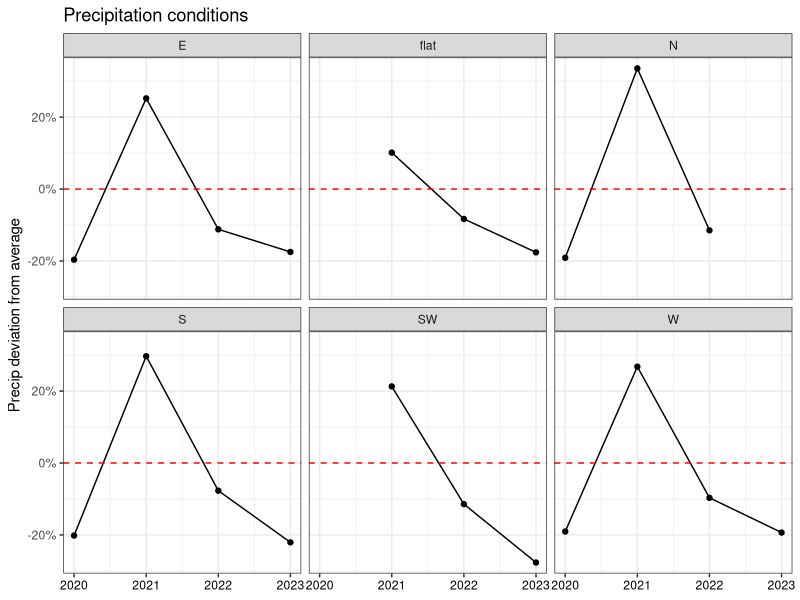
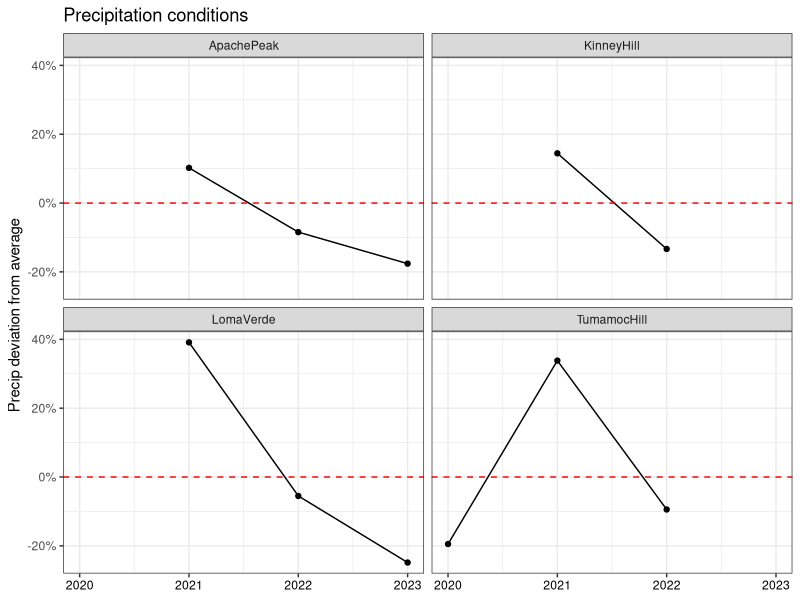
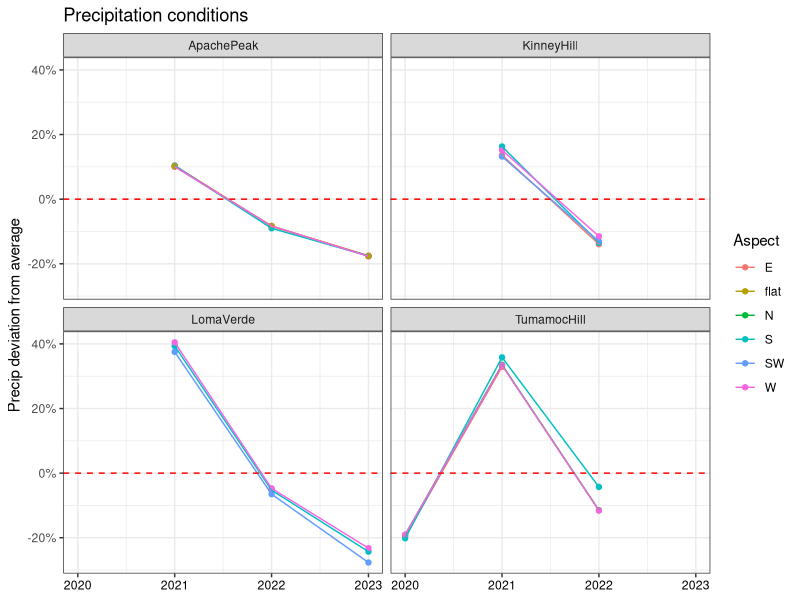
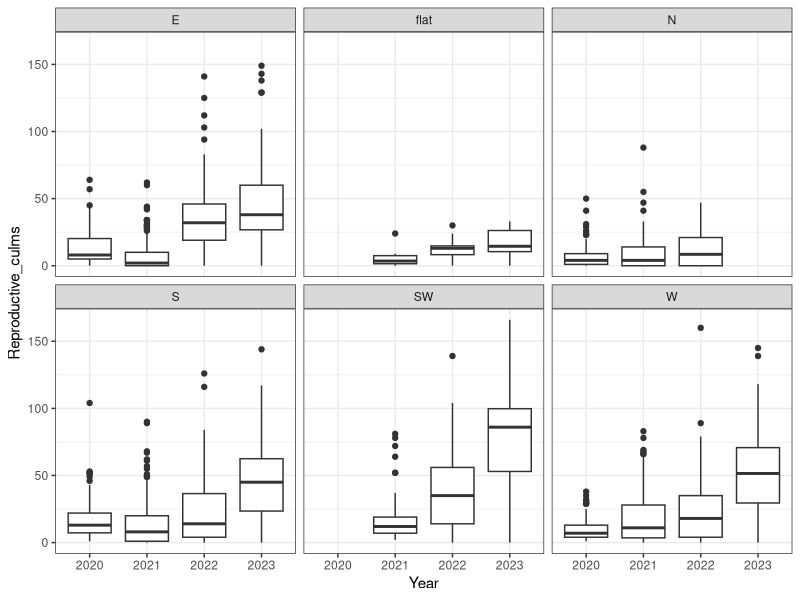
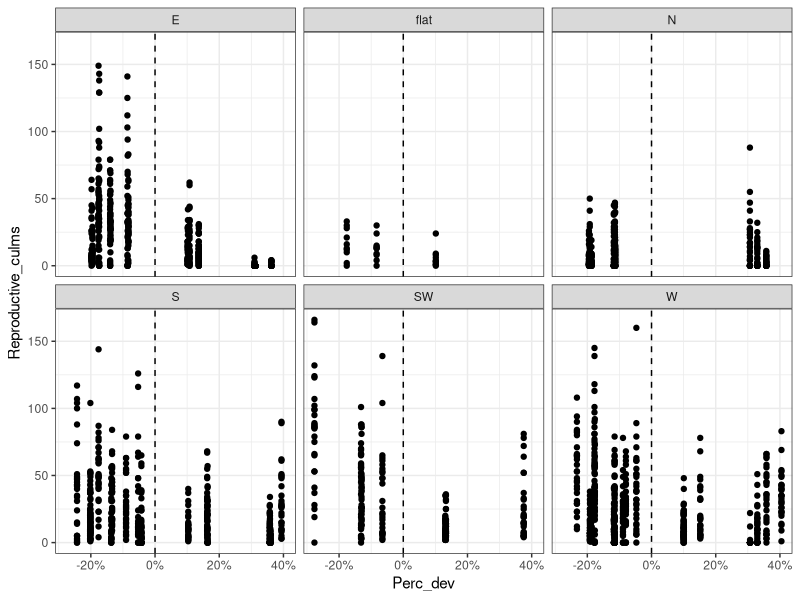
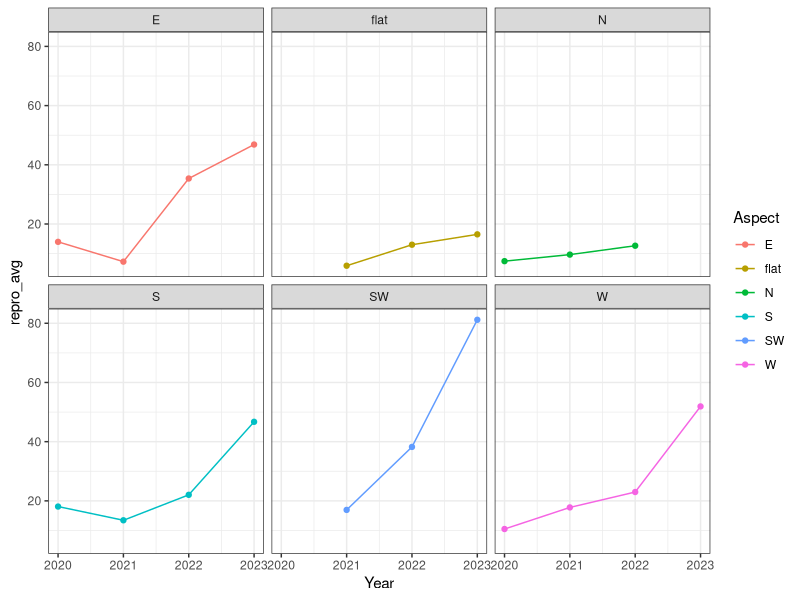
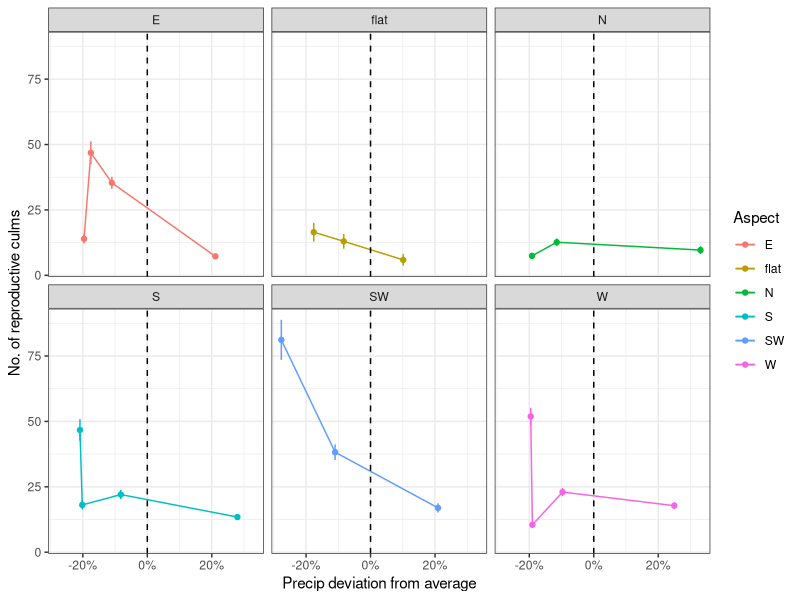
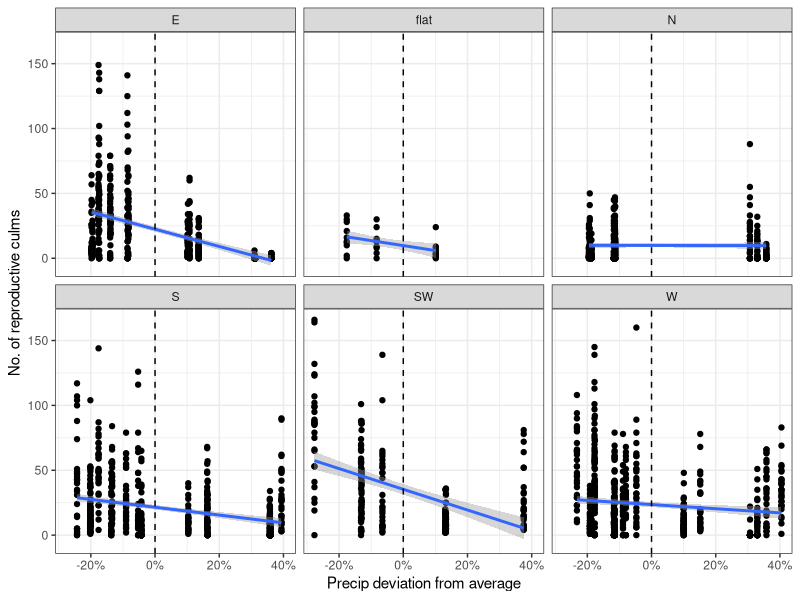

These charts were generated, in order, by the following R code: (Note: this script raises an error after producing the figures.)
# Created: 2024-09-23
# Updated: 2025-02-27

# Purpose: Graph culm, cover and density response to precip variation.

# Have to use average precip dev to represent each year, because the actual precip dev
#   is slightly different by sampling date.


library(tidyverse)
library(scales)

# Load data ---------------------------------------------------------------

dat <- read_csv("data/cleaned/04_demography-data_clean.csv")


# Data wrangling ----------------------------------------------------------

# Create df of average and SE to make line graph for culm count
culm.avg.site <- dat %>% 
  group_by(Year, StudyYear, Site) %>% 
  summarise(repro_avg = mean(Reproductive_culms),
            repro_se = sd(Reproductive_culms) / sqrt(n()),
            total_avg = mean(Total_Live_Culms),
            total_se = sd(Total_Live_Culms) / sqrt(n()),
            Perc_dev_avg = mean(Perc_dev),
            .groups = "keep")

culm.avg.site.aspect <- dat %>% 
  group_by(Year, StudyYear, Site, Aspect) %>% 
  summarise(repro_avg = mean(Reproductive_culms),
            repro_se = sd(Reproductive_culms) / sqrt(n()),
            total_avg = mean(Total_Live_Culms),
            total_se = sd(Total_Live_Culms) / sqrt(n()),
            Perc_dev_avg = mean(Perc_dev),
            .groups = "keep")

culm.avg.aspect <- dat %>% 
  group_by(Year, Aspect) %>% 
  summarise(repro_avg = mean(Reproductive_culms),
            repro_se = sd(Reproductive_culms) / sqrt(n()),
            total_avg = mean(Total_Live_Culms),
            total_se = sd(Total_Live_Culms) / sqrt(n()),
            Perc_dev_avg = mean(Perc_dev),
            .groups = "keep")


# Separate out plot-level data
dat.plot <- dat %>% 
  select(-Plant_ID, -Vegetative_culms, -Reproductive_culms, -Total_Live_Culms, -Longestleaflength_cm) %>% 
  distinct(.keep_all = TRUE)

# Create df of average and SE to make line graph for density & cover
plot.avg.site <- dat.plot %>% 
  group_by(Year, StudyYear, Site) %>% 
  summarise(bgden_avg = mean(BGDensity),
            bgden_se = sd(BGDensity) / sqrt(n()),
            bgcov_avg = mean(BGCover),
            bgcov_se   = sd(BGCover) / sqrt(n()),
            shrub_avg = mean(ShrubCover),
            shrub_se = sd(ShrubCover) / sqrt(n()),
            forb_avg = mean(ForbCover),
            forb_se = sd(ForbCover) / sqrt(n()),
            ng_avg = mean(NGCover),
            ng_se = sd(NGCover) / sqrt(n()),
            Perc_dev_avg = mean(Perc_dev),
            .groups = "keep")

plot.avg.aspect <- dat.plot %>% 
  group_by(Year, Aspect) %>% 
  summarise(bgden_avg = mean(BGDensity),
            bgden_se = sd(BGDensity) / sqrt(n()),
            bgcov_avg = mean(BGCover),
            bgcov_se   = sd(BGCover) / sqrt(n()),
            shrub_avg = mean(ShrubCover),
            shrub_se = sd(ShrubCover) / sqrt(n()),
            forb_avg = mean(ForbCover),
            forb_se = sd(ForbCover) / sqrt(n()),
            ng_avg = mean(NGCover),
            ng_se = sd(NGCover) / sqrt(n()),
            Perc_dev_avg = mean(Perc_dev),
            .groups = "keep")

plot.avg.site.aspect <- dat.plot %>% 
  group_by(Year, StudyYear, Site, Aspect) %>% 
  summarise(bgden_avg = mean(BGDensity),
            bgden_se = sd(BGDensity) / sqrt(n()),
            bgcov_avg = mean(BGCover),
            bgcov_se   = sd(BGCover) / sqrt(n()),
            shrub_avg = mean(ShrubCover),
            shrub_se = sd(ShrubCover) / sqrt(n()),
            forb_avg = mean(ForbCover),
            forb_se = sd(ForbCover) / sqrt(n()),
            ng_avg = mean(NGCover),
            ng_se = sd(NGCover) / sqrt(n()),
            Perc_dev_avg = mean(Perc_dev),
            .groups = "keep")



# Aspects at each site ----------------------------------------------------

dat %>% 
  filter(Site == "ApachePeak") %>% 
  count(Aspect) # E, S, W, flat
dat %>% 
  filter(Site == "KinneyHill") %>% 
  count(Aspect) # E, S, SW, W
dat %>% 
  filter(Site == "LomaVerde") %>% 
  count(Aspect) # S, SW, W
dat %>% 
  filter(Site == "TumamocHill") %>% 
  count(Aspect) # E, N, S, W



# Precip deviation --------------------------------------------------------

# By aspect
precip.dev.aspect <- plot.avg.aspect %>% 
  ggplot(aes(x = Year, y = Perc_dev_avg)) +
  geom_point() +
  geom_line() +
  facet_wrap(~Aspect) +
  ggtitle("Precipitation conditions") +
  xlab(NULL) +
  ylab("Precip deviation from average") +
  theme_bw() +
  scale_y_continuous(labels = percent) +
  geom_hline(yintercept = 0,
             linetype = "dashed",
             color = "red") +
  theme(axis.text.x = element_text(color = "black"))
precip.dev.aspect

# By site
precip.dev.site <- plot.avg.site %>% 
  ggplot(aes(x = Year, y = Perc_dev_avg)) +
  geom_point() +
  geom_line() +
  facet_wrap(~Site) +
  ggtitle("Precipitation conditions") +
  xlab(NULL) +
  ylab("Precip deviation from average") +
  theme_bw() +
  scale_y_continuous(labels = percent) +
  geom_hline(yintercept = 0,
             linetype = "dashed",
             color = "red") +
  theme(axis.text.x = element_text(color = "black"))
precip.dev.site

# By site and aspect
plot.avg.site.aspect %>% 
  ggplot(aes(x = Year, y = Perc_dev_avg, color = Aspect)) +
  geom_point() +
  geom_line() +
  facet_wrap(~Site) +
  ggtitle("Precipitation conditions") +
  xlab(NULL) +
  ylab("Precip deviation from average") +
  theme_bw() +
  scale_y_continuous(labels = percent) +
  geom_hline(yintercept = 0,
             linetype = "dashed",
             color = "red") +
  theme(axis.text.x = element_text(color = "black"))



# Reproductive culms ------------------------------------------------------

## Repro: By aspect -------------------------------------------------------

# Repro: Aspect by Year (boxplot, all obs)
dat %>% 
  mutate(Year = as.character(Year)) %>% 
  ggplot(aes(x = Year, y = Reproductive_culms)) +
  geom_boxplot() +
  facet_wrap(~Aspect) +
  theme_bw()

# Repro: Aspect by Perc_dev (scatterplot, all obs)
dat %>% 
  ggplot(aes(x = Perc_dev, y = Reproductive_culms)) +
  geom_point() +
  scale_x_continuous(labels = scales::percent) +
  geom_vline(xintercept = 0, linetype = "dashed") +
  facet_wrap(~Aspect) +
  theme_bw()

# Repro: Aspect by Year (line graph, average)
culm.avg.aspect %>% 
  ggplot(aes(x = Year, y = repro_avg, color = Aspect)) +
  geom_point() +
  geom_line() +
  theme_bw() +
  facet_wrap(~Aspect)

# Repro: Aspect by Perc_dev (line graph, average)
repro.aspect <- culm.avg.aspect %>% 
  ggplot(aes(x = Perc_dev_avg, y = repro_avg, color = Aspect)) +
  geom_point() +
  geom_line() +
  geom_errorbar(aes(ymin = repro_avg - repro_se, ymax = repro_avg + repro_se)) +
  geom_vline(xintercept = 0, linetype = "dashed") +
  theme_bw() +
  scale_x_continuous(labels = scales::percent) +
  xlab("Precip deviation from average") +
  ylab("No. of reproductive culms") +
  facet_wrap(~Aspect)
repro.aspect

# Repro: Aspect by Perc_dev (linear regression)
dat %>% 
  ggplot(aes(x = Perc_dev, y = Reproductive_culms)) +
  geom_point() + 
  geom_smooth(method = "lm") +
  theme_bw() +
  scale_x_continuous(labels = scales::percent) +
  geom_vline(xintercept = 0, linetype = "dashed") +
  xlab("Precip deviation from average") +
  ylab("No. of reproductive culms") +
  facet_wrap(~Aspect)



## Repro: By site ---------------------------------------------------------

# Repro: Site by Year (line graph, average)
culm.avg.site %>% 
  ggplot(aes(x = Year, y = repro_avg, color = Site)) +
  geom_point() +
  geom_line() +
  theme_bw()

# Repro: Site by Perc_dev (line graph, average)
repro.site <- culm.avg.site %>% 
  ggplot(aes(x = Perc_dev_avg, y = repro_avg, color = Site)) +
  geom_point() +
  geom_line() +
  geom_errorbar(aes(ymin = repro_avg - repro_se, ymax = repro_avg + repro_se)) +
  geom_vline(xintercept = 0, linetype = "dashed") +
  theme_bw() +
  scale_x_continuous(labels = scales::percent) +
  xlab("Precip deviation from average") +
  ylab("No. of reproductive culms")
repro.site


## Repro: By site and aspect ----------------------------------------------

# Repro: Site and aspect by Year (line graph, average)
culm.avg.site.aspect %>% 
  ggplot(aes(x = Year, y = repro_avg, color = Aspect)) +
  geom_point() +
  geom_line() +
  facet_wrap(~Site) +
  theme_bw()

# Repro: Site and aspect by Perc_dev (line graph, average)
culm.avg.site.aspect %>% 
  ggplot(aes(x = Perc_dev_avg, y = repro_avg, color = Aspect)) +
  geom_point() +
  geom_line() +
  geom_errorbar(aes(ymin = repro_avg - repro_se, ymax = repro_avg + repro_se)) +
  geom_vline(xintercept = 0, linetype = "dashed") +
  theme_bw() +
  facet_wrap(~Site) +
  scale_x_continuous(labels = scales::percent) +
  xlab("Precip deviation from average") +
  ylab("No. of reproductive culms")





# Total culms -------------------------------------------------------------

## Total: By aspect -------------------------------------------------------

# Total: Aspect by Year (boxplot, all obs)
dat %>% 
  mutate(Year = as.character(Year)) %>% 
  ggplot(aes(x = Year, y = Total_Live_Culms)) +
  geom_boxplot() +
  facet_wrap(~Aspect) +
  theme_bw()

# Total: Aspect by Perc_dev (scatterplot, all obs)
dat %>% 
  ggplot(aes(x = Perc_dev, y = Total_Live_Culms)) +
  geom_point() +
  scale_x_continuous(labels = scales::percent) +
  geom_vline(xintercept = 0, linetype = "dashed") +
  facet_wrap(~Aspect) +
  theme_bw()

# Total: Aspect by Year (line graph, average)
culm.avg.aspect %>% 
  ggplot(aes(x = Year, y = repro_avg, color = Aspect)) +
  geom_point() +
  geom_line() +
  theme_bw() +
  facet_wrap(~Aspect)

# Total: Aspect by Perc_dev (line graph, average)
total.aspect <- culm.avg.aspect %>% 
  ggplot(aes(x = Perc_dev_avg, y = total_avg, color = Aspect)) +
  geom_point() +
  geom_line() +
  geom_errorbar(aes(ymin = total_avg - total_se, ymax = total_avg + total_se)) +
  geom_vline(xintercept = 0, linetype = "dashed") +
  theme_bw() +
  scale_x_continuous(labels = scales::percent) +
  xlab("Precip deviation from average") +
  ylab("Total number of culms") +
  facet_wrap(~Aspect)
total.aspect

# Total: Aspect by Perc_dev (linear regression)
dat %>% 
  ggplot(aes(x = Perc_dev, y = Total_Live_Culms, color = Aspect)) +
  geom_point() + 
  geom_smooth(method = "lm") +
  theme_bw() +
  scale_x_continuous(labels = scales::percent) +
  geom_vline(xintercept = 0, linetype = "dashed") +
  xlab("Precip deviation from average") +
  ylab("Total number of culms") +
  facet_wrap(~Aspect)


## Total: By site ---------------------------------------------------------

# Total: Site by Year (line graph, average)
culm.avg.site %>% 
  ggplot(aes(x = Year, y = total_avg, color = Site)) +
  geom_point() +
  geom_line() +
  theme_bw()

# Total: Site by Perc_dev (line graph, average)
total.site <- culm.avg.site %>% 
  ggplot(aes(x = Perc_dev_avg, y = total_avg, color = Site)) +
  geom_point() +
  geom_line() +
  geom_errorbar(aes(ymin = total_avg - total_se, ymax = total_avg + total_se)) +
  geom_vline(xintercept = 0, linetype = "dashed") +
  theme_bw() +
  scale_x_continuous(labels = scales::percent) +
  xlab("Precip deviation from average") +
  ylab("Total number of culms")
total.site



## Total: By site and aspect ----------------------------------------------

# Total: Site and aspect by Year (line graph)
culm.avg.site.aspect %>% 
  ggplot(aes(x = Year, y = total_avg, color = Aspect)) +
  geom_point() +
  geom_line() +
  facet_wrap(~Site) +
  theme_bw()

# Total: Site and aspect by Perc_dev (line graph, average)
culm.avg.site.aspect %>% 
  ggplot(aes(x = Perc_dev_avg, y = total_avg, color = Aspect)) +
  geom_point() +
  geom_line() +
  geom_errorbar(aes(ymin = total_avg - total_se, ymax = total_avg + total_se)) +
  geom_vline(xintercept = 0, linetype = "dashed") +
  theme_bw() +
  facet_wrap(~Site) +
  scale_x_continuous(labels = scales::percent) +
  xlab("Precip deviation from average") +
  ylab("Total number of culms")



# Buffelgrass density -----------------------------------------------------

## BG density: By aspect --------------------------------------------------

# BG density: Aspect by Year (boxplot, all obs)
dat.plot %>% 
  mutate(Year = as.character(Year)) %>% 
  ggplot(aes(x = Year, y = BGDensity)) +
  geom_boxplot() +
  facet_wrap(~Aspect) +
  theme_bw()

# BG density: Aspect by Perc_dev (scatterplot, all obs)
dat.plot %>% 
  ggplot(aes(x = Perc_dev, y = BGDensity)) +
  geom_point() +
  scale_x_continuous(labels = scales::percent) +
  geom_vline(xintercept = 0, linetype = "dashed") +
  facet_wrap(~Aspect) +
  theme_bw()

# BG density: Aspect by Year (line graph, average)
plot.avg.aspect %>% 
  ggplot(aes(x = Year, y = bgden_avg, color = Aspect)) +
  geom_point() +
  geom_line() +
  theme_bw() +
  facet_wrap(~Aspect)

# BG density: Aspect by Perc_dev (line graph, average)
plot.avg.aspect %>% 
  ggplot(aes(x = Perc_dev_avg, y = bgden_avg, color = Aspect)) +
  geom_point() +
  geom_line() +
  geom_errorbar(aes(ymin = bgden_avg - bgden_se, ymax = bgden_avg + bgden_se)) +
  geom_vline(xintercept = 0, linetype = "dashed") +
  theme_bw() +
  scale_x_continuous(labels = scales::percent) +
  labs(x = "Precip deviation from average",
       y = expression(paste("Density (individuals /  ", m^2, ")"))) +
  facet_wrap(~Aspect) +
  theme(legend.position = "none")

# BG density: Aspect by Perc_dev (linear regression)
dat.plot %>% 
  ggplot(aes(x = Perc_dev, y = BGDensity)) +
  geom_point() +
  geom_smooth(method = "lm") +
  scale_x_continuous(labels = scales::percent) +
  geom_vline(xintercept = 0, linetype = "dashed") +
  facet_wrap(~Aspect) +
  theme_bw()


## BG density: By site ----------------------------------------------------

# BG density: Site by Year (line graph, average)
plot.avg.site %>% 
  ggplot(aes(x = Year, y = bgden_avg, color = Site)) +
  geom_point() +
  geom_line() +
  theme_bw()

# BG density: Site by Perc_dev (line graph, average)
bgden.site <- plot.avg.site %>% 
  ggplot(aes(x = Perc_dev_avg, y = bgden_avg, color = Site)) +
  geom_point() +
  geom_line() +
  geom_errorbar(aes(ymin = bgden_avg - bgden_se, ymax = bgden_avg + bgden_se)) +
  geom_vline(xintercept = 0, linetype = "dashed") +
  theme_bw() +
  scale_x_continuous(labels = scales::percent) +
  labs(x = "Precip deviation from average",
       y = expression(paste("Density (individuals /  ", m^2, ")"))) 
bgden.site

# BG density: Site by Perc_dev (linear regression)
dat.plot %>% 
  ggplot(aes(x = Perc_dev, y = BGDensity)) +
  geom_point() +
  geom_smooth(method = "lm") +
  scale_x_continuous(labels = scales::percent) +
  geom_vline(xintercept = 0, linetype = "dashed") +
  facet_wrap(~Site) +
  theme_bw()


## BG density: By site and aspect -----------------------------------------

# BG density: Site and aspect by Year (line graph, average)
plot.avg.site.aspect %>% 
  ggplot(aes(x = Year, y = bgden_avg, color = Aspect)) +
  geom_point() +
  geom_line() +
  facet_wrap(~Site) +
  theme_bw()

# BG density: Site and aspect by Perc_dev (line graph, average)
plot.avg.site.aspect %>% 
  ggplot(aes(x = Perc_dev_avg, y = bgden_avg, color = Aspect)) +
  geom_point() +
  geom_line() +
  geom_errorbar(aes(ymin = bgden_avg - bgden_se, ymax = bgden_avg + bgden_se)) +
  geom_vline(xintercept = 0, linetype = "dashed") +
  theme_bw() +
  facet_wrap(~Site) +
  scale_x_continuous(labels = scales::percent) +
  labs(x = "Precip deviation from average",
       y = expression(paste("Density (individuals /  ", m^2, ")"))) 



# Buffelgrass cover -------------------------------------------------------

## BG cover: By aspect ----------------------------------------------------

# BG cover: Aspect by Year (boxplot, all obs)
dat.plot %>% 
  mutate(Year = as.character(Year)) %>% 
  ggplot(aes(x = Year, y = BGCover)) +
  geom_boxplot() +
  facet_wrap(~Aspect) +
  theme_bw()

# BG cover: Aspect by Perc_dev (scatterplot, all obs)
dat.plot %>% 
  ggplot(aes(x = Perc_dev, y = BGCover)) +
  geom_point() +
  scale_x_continuous(labels = scales::percent) +
  geom_vline(xintercept = 0, linetype = "dashed") +
  facet_wrap(~Aspect) +
  theme_bw() 

# BG cover: Aspect by Year (line graph, average)
plot.avg.aspect %>% 
  ggplot(aes(x = Year, y = bgcov_avg, color = Aspect)) +
  geom_point() +
  geom_line() +
  theme_bw() +
  facet_wrap(~Aspect) +
  theme(legend.position = "none")

# BG cover: Aspect by Perc_dev (line graph, average)
plot.avg.aspect %>% 
  ggplot(aes(x = Perc_dev_avg, y = bgcov_avg, color = Aspect)) +
  geom_point() +
  geom_line() +
  geom_errorbar(aes(ymin = bgcov_avg - bgcov_se, ymax = bgcov_avg + bgcov_se)) +
  geom_vline(xintercept = 0, linetype = "dashed") +
  theme_bw() +
  scale_x_continuous(labels = scales::percent) +
  labs(x = "Precip deviation from average",
       y = expression(paste("Density (individuals /  ", m^2, ")"))) +
  facet_wrap(~Aspect) +
  theme(legend.position = "none")

# BG cover: Aspect by Perc_dev (linear regression)
dat.plot %>% 
  ggplot(aes(x = Perc_dev, y = BGCover)) +
  geom_point() +
  geom_smooth(method = "lm") +
  scale_x_continuous(labels = scales::percent) +
  geom_vline(xintercept = 0, linetype = "dashed") +
  facet_wrap(~Aspect) +
  theme_bw()


## BG cover: By site ------------------------------------------------------

# BG cover: Site by Year (line graph, average)
plot.avg.site %>% 
  ggplot(aes(x = Year, y = bgcov_avg, color = Site)) +
  geom_point() +
  geom_line() +
  theme_bw()

# BG cover: Site by Perc_dev (line graph, average)
bgcov.site <- plot.avg.site %>% 
  ggplot(aes(x = Perc_dev_avg, y = bgcov_avg, color = Site)) +
  geom_point() +
  geom_line() +
  geom_errorbar(aes(ymin = bgcov_avg - bgcov_se, ymax = bgcov_avg + bgcov_se)) +
  geom_vline(xintercept = 0, linetype = "dashed") +
  theme_bw() +
  scale_x_continuous(labels = scales::percent) +
  xlab("Precip deviation from average") +
  ylab("Buffelgrass cover (%)")
bgcov.site



## BG cover: By site and aspect -------------------------------------------

# BG cover: Site and aspect by Year (line graph, average)
plot.avg.site.aspect %>% 
  ggplot(aes(x = Year, y = bgcov_avg, color = Aspect)) +
  geom_point() +
  geom_line() +
  facet_wrap(~Site) +
  theme_bw()

# BG cover: Site and aspect by Perc_dev (line graph, average)
plot.avg.site.aspect %>% 
  ggplot(aes(x = Perc_dev_avg, y = bgcov_avg, color = Aspect)) +
  geom_point() +
  geom_line() +
  geom_errorbar(aes(ymin = bgcov_avg - bgcov_se, ymax = bgcov_avg + bgcov_se)) +
  geom_vline(xintercept = 0, linetype = "dashed") +
  theme_bw() +
  facet_wrap(~Site) +
  scale_x_continuous(labels = scales::percent) +
  xlab("Precip deviation from average") +
  ylab("Buffelgrass cover (%)")    




# Shrub cover -------------------------------------------------------------

plot.avg.site %>% 
  ggplot(aes(x = Year, y = shrub_avg, color = Site)) +
  geom_point() +
  geom_line() +
  theme_bw()
plot.avg.site %>% 
  ggplot(aes(x = Perc_dev_avg, y = shrub_avg, color = Site)) +
  geom_point() +
  geom_line() +
  geom_errorbar(aes(ymin = shrub_avg - shrub_se, ymax = shrub_avg + shrub_se)) +
  geom_vline(xintercept = 0, linetype = "dashed") +
  theme_bw() +
  scale_x_continuous(labels = scales::percent) +
  xlab("Precip deviation from average") +
  ylab("Shrub cover (%)")

# By site and aspect (line graph)
plot.avg.site.aspect %>% 
  ggplot(aes(x = Year, y = shrub_avg, color = Aspect)) +
  geom_point() +
  geom_line() +
  facet_wrap(~Site) +
  theme_bw()
plot.avg.site.aspect %>% 
  ggplot(aes(x = Perc_dev_avg, y = shrub_avg, color = Aspect)) +
  geom_point() +
  geom_line() +
  geom_errorbar(aes(ymin = shrub_avg - shrub_se, ymax = shrub_avg + shrub_se)) +
  geom_vline(xintercept = 0, linetype = "dashed") +
  theme_bw() +
  facet_wrap(~Site) +
  scale_x_continuous(labels = scales::percent) +
  xlab("Precip deviation from average") +
  ylab("Shrub cover (%)")    



# Forb cover --------------------------------------------------------------

plot.avg.site %>% 
  ggplot(aes(x = Year, y = forb_avg, color = Site)) +
  geom_point() +
  geom_line() +
  theme_bw()
plot.avg.site %>% 
  ggplot(aes(x = Perc_dev_avg, y = forb_avg, color = Site)) +
  geom_point() +
  geom_line() +
  geom_errorbar(aes(ymin = forb_avg - forb_se, ymax = forb_avg + forb_se)) +
  geom_vline(xintercept = 0, linetype = "dashed") +
  theme_bw() +
  scale_x_continuous(labels = scales::percent) +
  xlab("Precip deviation from average") +
  ylab("Forb cover (%)")

# By site and aspect (line graph)
plot.avg.site.aspect %>% 
  ggplot(aes(x = Year, y = forb_avg, color = Aspect)) +
  geom_point() +
  geom_line() +
  facet_wrap(~Site) +
  theme_bw()
plot.avg.site.aspect %>% 
  ggplot(aes(x = Perc_dev_avg, y = forb_avg, color = Aspect)) +
  geom_point() +
  geom_line() +
  geom_errorbar(aes(ymin = forb_avg - forb_se, ymax = forb_avg + forb_se)) +
  geom_vline(xintercept = 0, linetype = "dashed") +
  theme_bw() +
  facet_wrap(~Site) +
  scale_x_continuous(labels = scales::percent) +
  xlab("Precip deviation from average") +
  ylab("Forb cover (%)")    


# Native grass cover ------------------------------------------------------

plot.avg.site %>% 
  ggplot(aes(x = Year, y = ng_avg, color = Site)) +
  geom_point() +
  geom_line() +
  theme_bw()
plot.avg.site %>% 
  ggplot(aes(x = Perc_dev_avg, y = ng_avg, color = Site)) +
  geom_point() +
  geom_line() +
  geom_errorbar(aes(ymin = ng_avg - ng_se, ymax = ng_avg + ng_se)) +
  geom_vline(xintercept = 0, linetype = "dashed") +
  theme_bw() +
  scale_x_continuous(labels = scales::percent) +
  xlab("Precip deviation from average") +
  ylab("Native grass cover (%)")

# By site and aspect (line graph)
plot.avg.site.aspect %>% 
  ggplot(aes(x = Year, y = ng_avg, color = Aspect)) +
  geom_point() +
  geom_line() +
  facet_wrap(~Site) +
  theme_bw()
plot.avg.site.aspect %>% 
  ggplot(aes(x = Perc_dev_avg, y = ng_avg, color = Aspect)) +
  geom_point() +
  geom_line() +
  geom_errorbar(aes(ymin = ng_avg - ng_se, ymax = ng_avg + ng_se)) +
  geom_vline(xintercept = 0, linetype = "dashed") +
  theme_bw() +
  facet_wrap(~Site) +
  scale_x_continuous(labels = scales::percent) +
  xlab("Precip deviation from average") +
  ylab("Native grass cover (%)")  




# Write out draft figures -------------------------------------------------

tiff("figures/2025-02_draft-figures/Precip-deviation_site.tiff", units = "in", height = 5, width = 7, res = 150)
precip.dev.site
dev.off()

tiff("figures/2025-02_draft-figures/Precip-deviation_aspect.tiff", units = "in", height = 5, width = 7, res = 150)
precip.dev.aspect
dev.off()

tiff("figures/2025-02_draft-figures/Reproductive-culms_precip-dev-by-site.tiff", units = "in", height = 5, width = 6, res = 150)
repro.site
dev.off()

tiff("figures/2025-02_draft-figures/Total-culms_precip-dev-by-site.tiff", units = "in", height = 5, width = 6, res = 150)
total.site
dev.off()

tiff("figures/2025-02_draft-figures/BG-density_precip-dev-by-site.tiff", units = "in", height = 5, width = 6, res = 150)
bgden.site
dev.off()

tiff("figures/2025-02_draft-figures/BG-cover_precip-dev-by-site.tiff", units = "in", height = 5, width = 6, res = 150)
bgcov.site
dev.off()


save.image("RData/05_draft-figs.RData")
